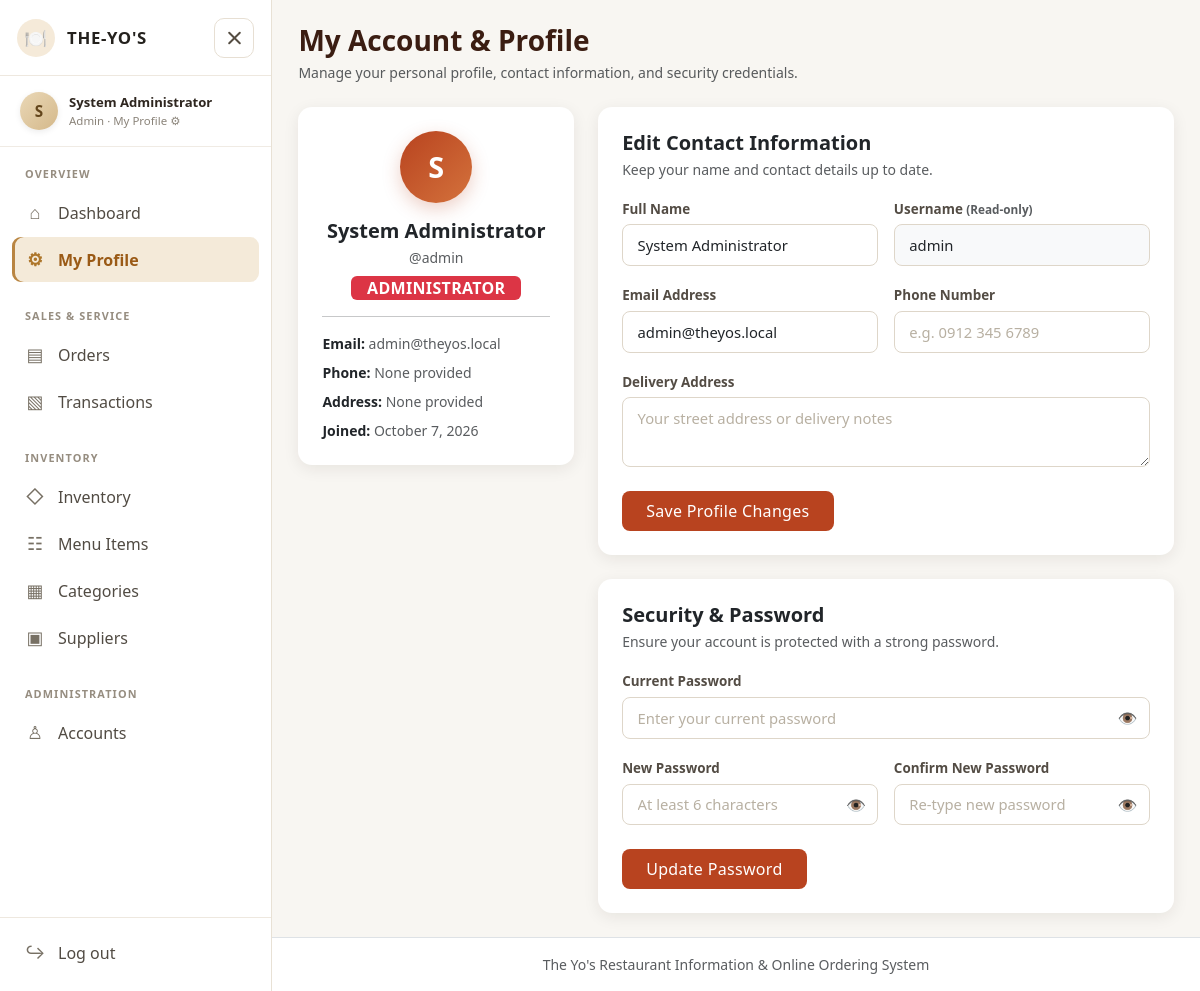
Page /profile.php (signed in) on the committed database.
### tables this page shows
CREATE TABLE accounts (
  account_id INT AUTO_INCREMENT PRIMARY KEY,
  fullname VARCHAR(100) NOT NULL,
  username VARCHAR(50) NOT NULL UNIQUE,
  email VARCHAR(100) NOT NULL UNIQUE,
  phone VARCHAR(20) DEFAULT NULL,
  address VARCHAR(255) DEFAULT NULL,
  password VARCHAR(255) NOT NULL,
  accesslevel ENUM('admin','staff','user') NOT NULL DEFAULT 'user',
   
  admin_flag TINYINT GENERATED ALWAYS AS (CASE WHEN accesslevel='admin' THEN 1 ELSE NULL END) STORED UNIQUE,
  created_at TIMESTAMP DEFAULT CURRENT_TIMESTAMP
);

### includes/config.php (called while the page is built, shortened)
<?php
try {
    $conn = mysqli_connect("localhost", "root", "", "theyos_db");
    mysqli_set_charset($conn, "utf8mb4");
} catch (mysqli_sql_exception $ex) {
    if (!isset($conn) || !$conn) {
        error_log($ex->getMessage());
        die("<h3>Cannot connect to the database.</h3><p>Start MySQL in XAMPP and import <b>sql/theyos_db.sql</b> in phpMyAdmin.</p>");
    }
}
function e($s)          { return htmlspecialchars((string)$s, ENT_QUOTES, 'UTF-8'); }
function q($sql, $types = '', $params = []) {
    global $conn;
    $st = mysqli_prepare($conn, $sql);
    if ($types !== '') { mysqli_stmt_bind_param($st, $types, ...$params); }
    mysqli_stmt_execute($st);
    return $st;
}
function rows($st) { return mysqli_fetch_all(mysqli_stmt_get_result($st), MYSQLI_ASSOC); }
function one($sql, $types = '', $params = []) { $r = rows(q($sql, $types, $params)); return $r[0] ?? null; }

### profile.php (the view, shortened to what this page needs)
<?php
require 'includes/config.php';
$uid = (int)$_SESSION['account_id'];
$user = one("SELECT * FROM accounts WHERE account_id=?", 'i', [$uid]);
include 'includes/header.php';
?>
<div class="page-header mb-4">
  <div>
    <h3 class="mb-1">My Account &amp; Profile</h3>
    <p class="text-muted small mb-0">Manage your personal profile, contact information, and security credentials.</p>
  </div>
</div>
<div class="row g-4">
  <div class="col-lg-4">
    <div class="card text-center p-4 mb-3">
      <div class="mx-auto mb-3" style="width:72px; height:72px; border-radius:50%; background:linear-gradient(135deg, #b8431f, #d4723c); display:grid; place-items:center; color:#fff; font-size:1.8rem; font-weight:800; box-shadow:0 6px 18px rgba(184,67,31,.25);">
        <?= e(strtoupper(substr($user['fullname'], 0, 1))) ?>
      </div>
      <h5 class="mb-1 fw-bold"><?= e($user['fullname']) ?></h5>
      <p class="text-muted small mb-2">@<?= e($user['username']) ?></p>
      <div>
        <?php if ($user['accesslevel'] === 'admin'): ?>
          <span class="badge bg-danger px-3 py-1 fs-6">ADMINISTRATOR</span>
        <?php elseif ($user['accesslevel'] === 'staff'): ?>
          <span class="badge bg-primary px-3 py-1 fs-6">STAFF MEMBER</span>
        <?php else: ?>
          <span class="badge bg-secondary px-3 py-1 fs-6">REGISTERED CUSTOMER</span>
        <?php endif; ?>
      </div>
      <hr class="my-3">
      <div class="text-start small">
        <div class="mb-2"><strong>Email:</strong> <span class="text-muted"><?= e($user['email']) ?></span></div>
        <div class="mb-2"><strong>Phone:</strong> <span class="text-muted"><?= e($user['phone'] ?: 'None provided') ?></span></div>
        <div class="mb-2"><strong>Address:</strong> <span class="text-muted"><?= e($user['address'] ?: 'None provided') ?></span></div>
        <div><strong>Joined:</strong> <span class="text-muted"><?= e(date('F j, Y', strtotime($user['created_at']))) ?></span></div>
      </div>
    </div>
  </div>
  <div class="col-lg-8">
    <div class="card p-4 mb-4">
      <h5 class="fw-bold mb-1">Edit Contact Information</h5>
      <p class="text-muted small mb-3">Keep your name and contact details up to date.</p>
      <form method="post">
        <div class="row g-3">
          <div class="col-md-6">
            <label class="form-label" for="prof_fullname">Full Name</label>
            <input id="prof_fullname" class="form-control" name="fullname" value="<?= e($user['fullname']) ?>" required>
          </div>
          <div class="col-md-6">
            <label class="form-label" for="prof_username">Username <small class="text-muted">(Read-only)</small></label>
            <input id="prof_username" class="form-control bg-light" value="<?= e($user['username']) ?>" readonly disabled>
          </div>
          <div class="col-md-6">
            <label class="form-label" for="prof_email">Email Address</label>
            <input id="prof_email" type="email" class="form-control" name="email" value="<?= e($user['email']) ?>" required>
          </div>
          <div class="col-md-6">
            <label class="form-label" for="prof_phone">Phone Number</label>
            <input id="prof_phone" class="form-control" name="phone" value="<?= e($user['phone']) ?>" placeholder="e.g. 0912 345 6789">
          </div>
          <div class="col-12">
            <label class="form-label" for="prof_address">Delivery Address</label>
            <textarea id="prof_address" class="form-control" name="address" rows="2" placeholder="Your street address or delivery notes"><?= e($user['address']) ?></textarea>
          </div>
          <div class="col-12 pt-2">
            <button class="btn btn-yo px-4">Save Profile Changes</button>
          </div>
        </div>
      </form>
    </div>
    <div class="card p-4">
      <h5 class="fw-bold mb-1">Security &amp; Password</h5>
      <p class="text-muted small mb-3">Ensure your account is protected with a strong password.</p>
      <form method="post">
        <div class="row g-3">
          <div class="col-12">
            <label class="form-label" for="curr_pw">Current Password</label>
            <div class="input-password-wrap">
              <input id="curr_pw" type="password" class="form-control" name="current_password" required placeholder="Enter your current password">
              <button type="button" class="btn-password-toggle" onclick="togglePassword('curr_pw', this)" aria-label="Toggle password visibility">
                👁️
              </button>
            </div>
          </div>
          <div class="col-md-6">
            <label class="form-label" for="new_pw">New Password</label>
            <div class="input-password-wrap">
              <input id="new_pw" type="password" class="form-control" name="new_password" required minlength="6" placeholder="At least 6 characters">
              <button type="button" class="btn-password-toggle" onclick="togglePassword('new_pw', this)" aria-label="Toggle password visibility">
                👁️
              </button>
            </div>
          </div>
          <div class="col-md-6">
            <label class="form-label" for="conf_pw">Confirm New Password</label>
            <div class="input-password-wrap">
              <input id="conf_pw" type="password" class="form-control" name="confirm_password" required minlength="6" placeholder="Re-type new password">
              <button type="button" class="btn-password-toggle" onclick="togglePassword('conf_pw', this)" aria-label="Toggle password visibility">
                👁️
              </button>
            </div>
          </div>
          <div class="col-12 pt-2">
            <button class="btn btn-yo px-4">Update Password</button>
          </div>
        </div>
      </form>
    </div>
  </div>
</div>
<?php include 'includes/footer.php'; ?>

### css/style.css (style rules this page uses)
:root { --yo-brand: #b8431f; --yo-brand-hover: #963514; --yo-dark: #3b1d12; --yo-cream: #fff8f0; --yo-bg: #f8f6f2; --yo-shadow-sm: 0 2px 8px rgba(40,25,15,.06); --yo-shadow: 0 4px 16px rgba(40,25,15,.08); --yo-shadow-lg: 0 12px 36px rgba(40,25,15,.12); --yo-radius-sm: 8px; --yo-radius: 14px; --yo-radius-lg: 18px; --yo-transition: .22s cubic-bezier(.4,0,.2,1); }
body { background: var(--yo-bg); font-family: 'Segoe UI', system-ui, -apple-system, BlinkMacSystemFont, Arial, sans-serif; color: #282420; -webkit-font-smoothing: antialiased; }
button, input, select, textarea, .card, .side-link, .badge, .btn { transition: all var(--yo-transition); }
.btn-yo { background: var(--yo-brand); color: #fff; border: 0; border-radius: var(--yo-radius-sm); font-weight: 600; padding: .5rem 1.25rem; letter-spacing: .02em; }
.btn { border-radius: var(--yo-radius-sm); font-weight: 500; }
.card { border: 0; box-shadow: var(--yo-shadow); border-radius: var(--yo-radius); background: #fff; }
.form-control, .form-select { border-radius: var(--yo-radius-sm); border: 1.5px solid #ded6c9; padding: .55rem .9rem; font-size: .925rem; background-color: #fff; }
.form-control::placeholder { color: #b8b0a2; }
.form-label { font-weight: 600; font-size: .84rem; color: #534c44; margin-bottom: .35rem; }
textarea.form-control { resize: vertical; min-height: 70px; }
.input-password-wrap { position: relative; display: flex; align-items: stretch; }
.input-password-wrap .form-control { padding-right: 48px; }
.btn-password-toggle { position: absolute; right: 0; top: 0; bottom: 0; width: 44px; background: transparent; border: 0; color: #8b847a; display: flex; align-items: center; justify-content: center; cursor: pointer; z-index: 5; border-top-right-radius: var(--yo-radius-sm); border-bottom-right-radius: var(--yo-radius-sm); transition: color var(--yo-transition); }
.badge { font-weight: 600; font-size: .75rem; padding: .35em .65em; border-radius: 6px; letter-spacing: .02em; }
.page-header { display: flex; justify-content: space-between; align-items: center; margin-bottom: 1.25rem; }
.page-header h3 { margin: 0; font-weight: 700; color: var(--yo-dark); }

### rows in the picture
accounts: fullname "S", fullname "System Administrator", username "admin", email "admin@theyos.local", phone "None provided", address "None provided", created_at "October 7, 2026"

### other values in the picture
substr($_SESSION['fullname'], 0, 1) "S"
$_SESSION['fullname'] "System Administrator"
$_SESSION['accesslevel'] "Admin"
$icon "⌂ ⚙ ▤ ▧ ◇ ☷ ▦ ▣ ♙"
$label "Dashboard My Profile Orders Transactions Inventory Menu Items Categories Suppliers Accounts"
